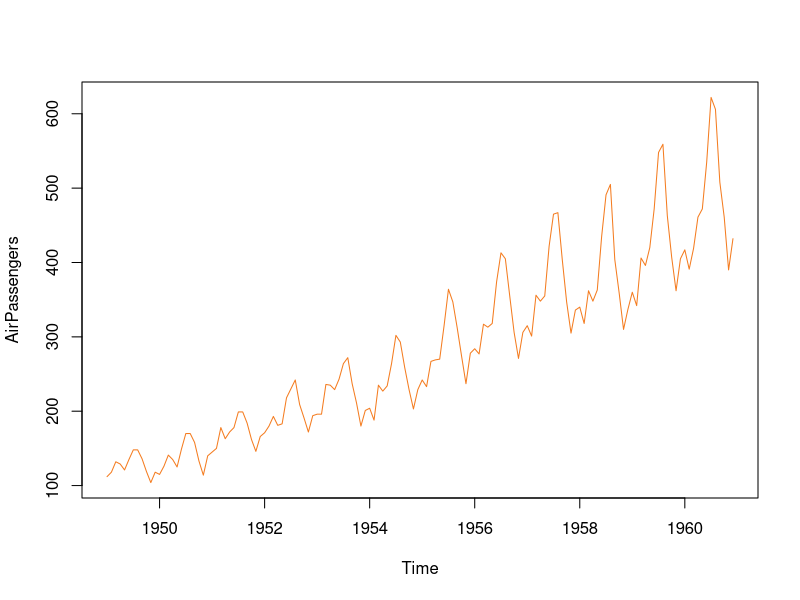
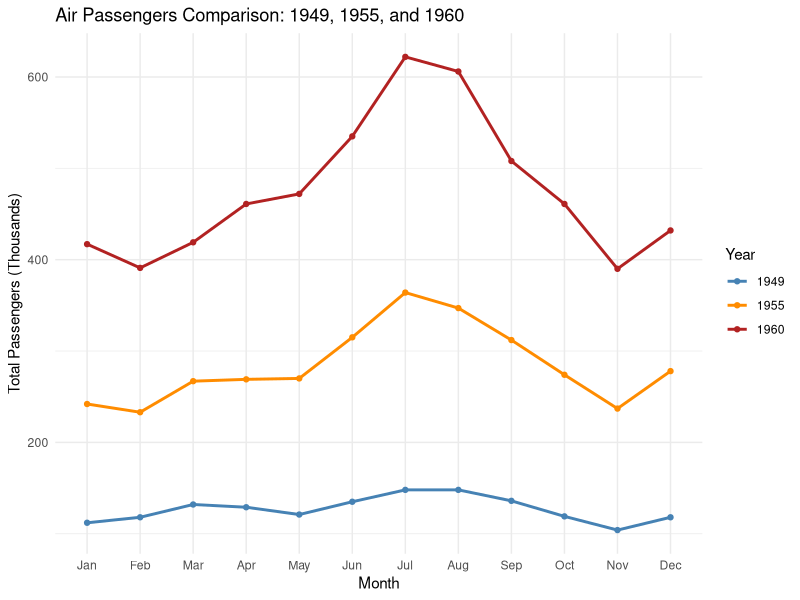
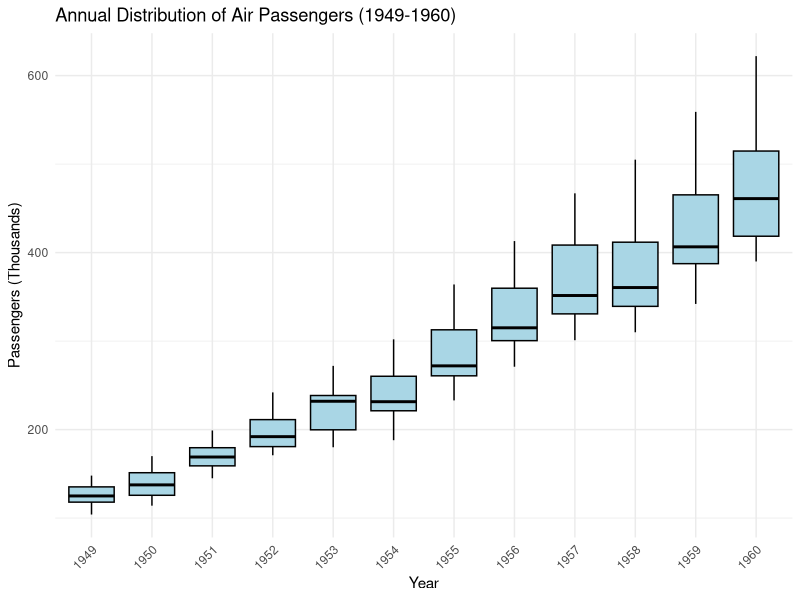
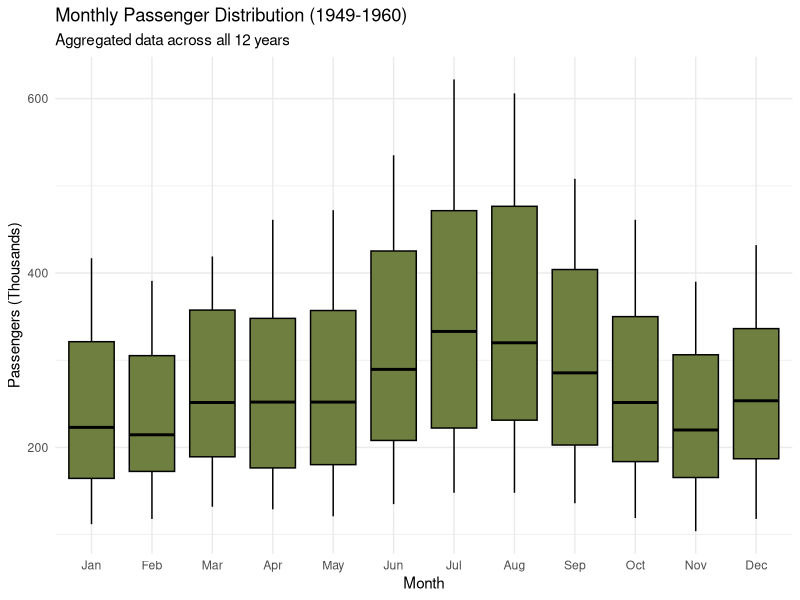

The R script that drew these images, in order:
data("AirPassengers")
str(AirPassengers)

plot(AirPassengers, col="#f47c20")
AirPassengers

library(ggplot2)
library(dplyr)


# line chart
# 1. Convert the AirPassengers time-series to a Data Frame
# We create a sequence of months and extract the numeric passenger counts
df_passengers <- data.frame(
  Month = factor(month.abb, levels = month.abb), # Jan, Feb, Mar...
  Year = as.numeric(floor(time(AirPassengers))),
  Passengers = as.numeric(AirPassengers)
)

# 2. Filter for the specific years you requested
plot_data <- df_passengers %>%
  filter(Year %in% c(1949, 1955, 1960)) %>%
  mutate(Year = as.factor(Year)) # Convert to factor for distinct colors

# 3. Create the line chart
ggplot(plot_data, aes(x = Month, y = Passengers, color = Year, group = Year)) +
  geom_line(linewidth = 1) +
  geom_point() +
  scale_color_manual(values = c("1949" = "steelblue", 
                                "1955" = "darkorange", 
                                "1960" = "firebrick")) +
  labs(
    title = "Air Passengers Comparison: 1949, 1955, and 1960",
    x = "Month",
    y = "Total Passengers (Thousands)",
    color = "Year"
  ) +
  theme_minimal()

# convert to data frame with Year and month
df <- data.frame(
  Year = floor(time(AirPassengers)),
  Month = cycle(AirPassengers),
  Passengers = as.numeric(AirPassengers)
)
head(df)

library(ggplot2)

# boxplot
library(ggplot2)

# 1. Convert time series to data frame
df_all <- data.frame(
  Year = as.factor(floor(time(AirPassengers))),
  Passengers = as.numeric(AirPassengers)
)

# 2. Create the box plot with your specific hex color
ggplot(df_all, aes(x = Year, y = Passengers)) +
  geom_boxplot(fill = "#a9d6e5", color = "black") + # 'fill' is now global
  labs(
    title = "Annual Distribution of Air Passengers (1949-1960)",
    x = "Year",
    y = "Passengers (Thousands)"
  ) +
  theme_minimal() +
  theme(axis.text.x = element_text(angle = 45, hjust = 1))

# Box plot per Month in the dataset
library(ggplot2)

# 1. Convert the AirPassengers time-series to a Data Frame
df_months <- data.frame(
  # Extract month names (Jan, Feb, etc.) and keep them in order
  Month = factor(month.abb, levels = month.abb), 
  Passengers = as.numeric(AirPassengers)
)

# 2. Create the box plot by Month
ggplot(df_months, aes(x = Month, y = Passengers)) +
  geom_boxplot(fill = "#6e7f3f", color = "black") +
  labs(
    title = "Monthly Passenger Distribution (1949-1960)",
    subtitle = "Aggregated data across all 12 years",
    x = "Month",
    y = "Passengers (Thousands)"
  ) +
  theme_minimal()
